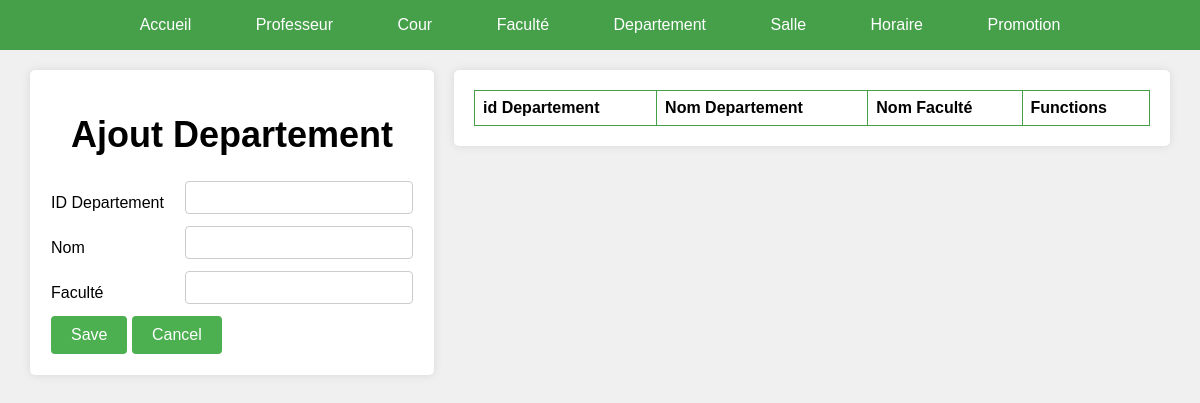
Before: /admin/GestionDepartement/Departement.php with the older database file.
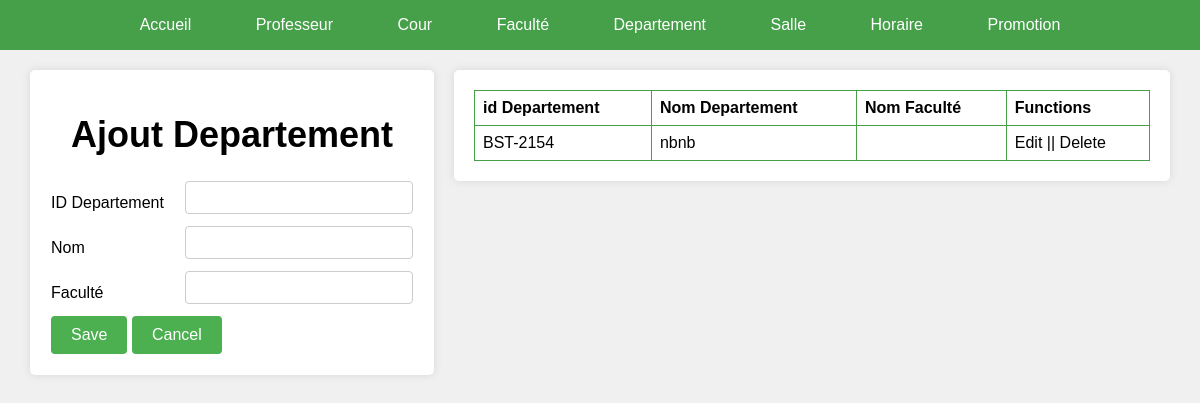
After: the same page with the newer database file.
### tables this page shows
CREATE TABLE `departement` (
  `idDepartement` varchar(20) NOT NULL,
  `nom` text NOT NULL,
  `Faculte` varchar(20) NOT NULL
);

### admin/GestionDepartement/Departement.php (the view, shortened to what this page needs)
<!DOCTYPE html>
<html>
<head>
</head>
<body>
  <nav>
    <a href="#accueil">Accueil</a>
    <a href="#professeur">Professeur</a>
    <a href="#cour">Cour</a>
    <a href="#faculte">Faculté</a>
    <a href="#departement">Departement</a>
    <a href="#salle">Salle</a>
    <a href="#horaire">Horaire</a>
    <a href="#promotion">Promotion</a>
  </nav>
  <div class="wrapper">
    <div class="form">
        <form method="POST">
        <h1>Ajout Departement</h1>
          <table>
            <tr>
              <td> ID Departement </td>
              <td><input type="text" name="id" /></td>
            </tr>
            <tr>
              <td> Nom</td>
              <td><input type="text" name="Nom" /></td>
            </tr>
            <tr>
              <td> Faculté</td>
              <td><input type="text" name="Nom" /></td>
            </tr>
            <tr>
              <td colspan="2">
                <input type="submit" name="submit" value="Save" />
                <input type="reset" value="Cancel" />
              </td>
            </tr>
          </table>
        </form>
    </div>
    <div class="table">
    <table>
            <tr>
              <th>id Departement</th>
              <th>Nom Departement</th>
              <th>Nom Faculté</th>
              <th>Functions</th>
            </tr>
            <?php
                include("../connexion.php");
                $sql = "SELECT * FROM departement";
                $stmtSelect = $connexion->prepare($sql);
                $stmtSelect ->execute();
                $departements = $stmtSelect->fetchAll(PDO::FETCH_ASSOC);
                foreach($departements as $departement):
                ?>
            <tr>
                <td> <?php echo $departement['idDepartement'];?></td>
                <td><?php echo $departement['nom']; ?></td>
                <td><?php echo $departement['Faculte']; ?></td>
                <td>Edit || Delete</td>
            </tr>
            <?php
              endforeach;
            ?>
      </table>
      </div>
  </div>
</body>
</html>

Changed rows visible on the page:
added departement: idDepartement "BST-2154", nom "nbnb"
